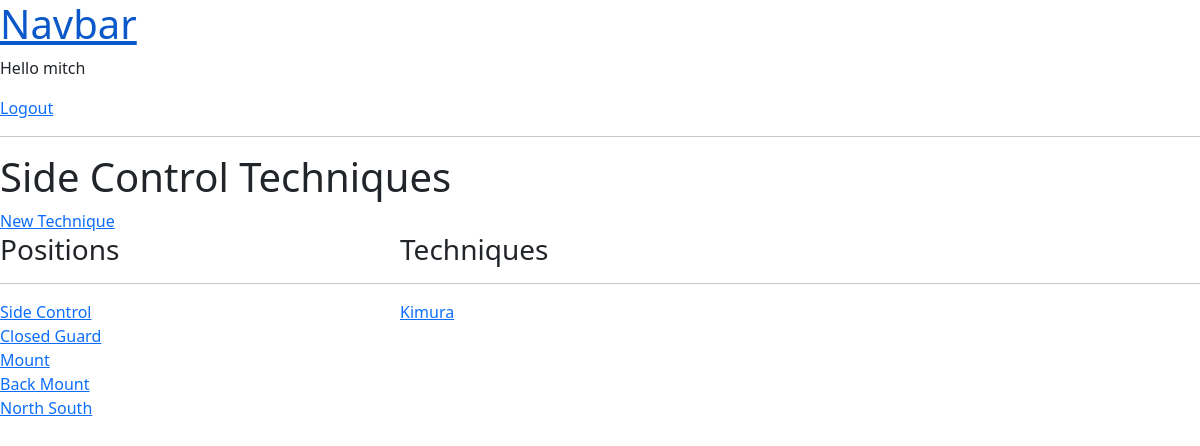
The page /position/Side Control/ (signed in) on the database as committed earlier.
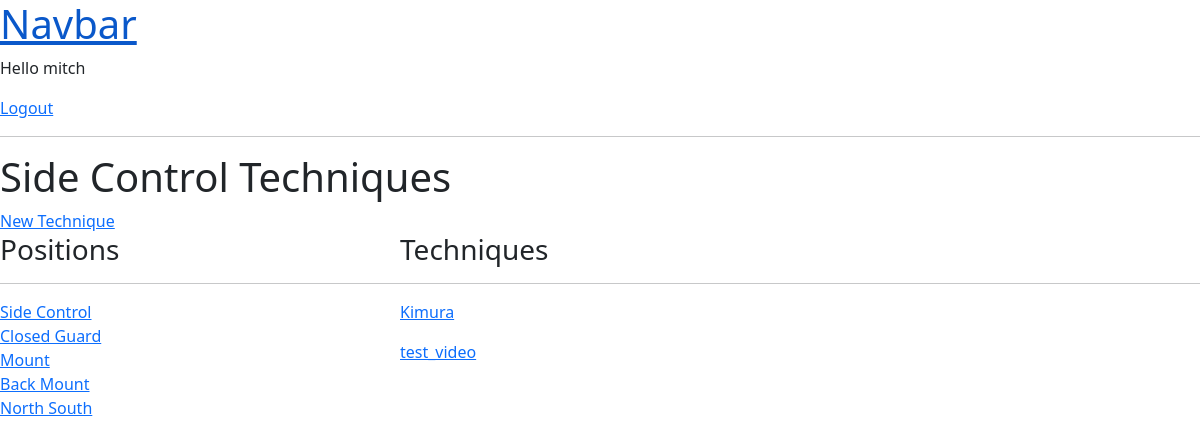
The same page on the database as committed later.
### bjjtracker/models.py (models this page shows, shortened)
class Position(models.Model):
    name = models.CharField(primary_key=True, max_length=100)
    concepts = models.TextField(null=True, blank=True)
    def __str__(self):
        return self.name

class Technique(models.Model):
    TOP_BOTTOM = (
        ('top', 'top'),
        ('bottom', 'bottom'),
    )
    name = models.CharField(max_length=100)
    position = models.ForeignKey(Position, on_delete=models.CASCADE)
    topBottom = models.CharField(max_length=10, choices=TOP_BOTTOM, blank=True)
    tags = models.ManyToManyField('Tag', blank=True)
    date = models.DateTimeField(auto_now=True)
    steps = models.TextField(null=True, blank=True)
    details = models.TextField(null=True, blank=True)
    comments = models.TextField(null=True, blank=True)
    video = models.FileField(null=True, blank=True)
    id = models.UUIDField(default=uuid.uuid4, unique=True, primary_key=True, editable=False)

### bjjtracker/views.py (the view)
# urls.py: path('position/<str:name>/', views.positionView, name='position'),
@login_required(login_url='login')
def positionView(request, name):
    positions = Position.objects.all()
    position = Position.objects.get(name=name)
    techniques = Technique.objects.filter(position__name=position.name)
    context = {'positions':positions, 'position': position, 'techniques': techniques}
    return render(request, 'bjjtracker/position.html', context)

### bjjtracker/templates/bjjtracker/position.html (shortened to what this page needs)
{% extends 'main.html' %}
{% block content %}
<h1>{{ position }} Techniques</h1>
<a href="{% url 'create-technqiue' %}">New Technique</a>
<div class="home-containers">
    <div>
        <h3>Positions</h3>
        <hr>
        {% for position in positions %}
        <div>
            <a href="{% url 'position'  position.name %}">{{ position }}</a>
        </div>
        {% endfor %}
    </div>
    <div>
        <h3>Techniques</h3>
        <hr>
        {% for technique in techniques %}
            <p><a href="{% url 'technique' technique.id %}">{{ technique.name }}</a></p>
        {% endfor %}
    </div>
</div>
{% endblock %}

### templates/main.html (shortened to what this page needs)
<!DOCTYPE html>
{% load static %}
<html lang="en">
<head>
    <link href="https://cdn.jsdelivr.net/npm/bootstrap@5.2.0/dist/css/bootstrap.min.css" rel="stylesheet">
    <link rel="stylesheet" type="text/css" media="screen" href="{% static 'styles/main.css' %}">
</head>
<body>
    {% include 'navbar.html' %}
    {% block content %}
    {% endblock %}
</body>
</html>

### templates/navbar.html
<nav>
<h1><a href="/">Navbar</a></h1>
{% if request.user.is_authenticated %}
    <p>Hello {{request.user}}</p>
{% endif %}
{% if request.user.is_authenticated %}
    <a href="{% url 'logout' %}">Logout</a>
{% endif %}
<hr>
</nav>

### bjjtracker/templates/bjjtracker/position.html (style rules this page uses)
.home-containers { display: grid; grid-template-columns: 1fr 2fr; }

Rows that differ between the two databases and show on the page:
added Technique: name "test_video"
